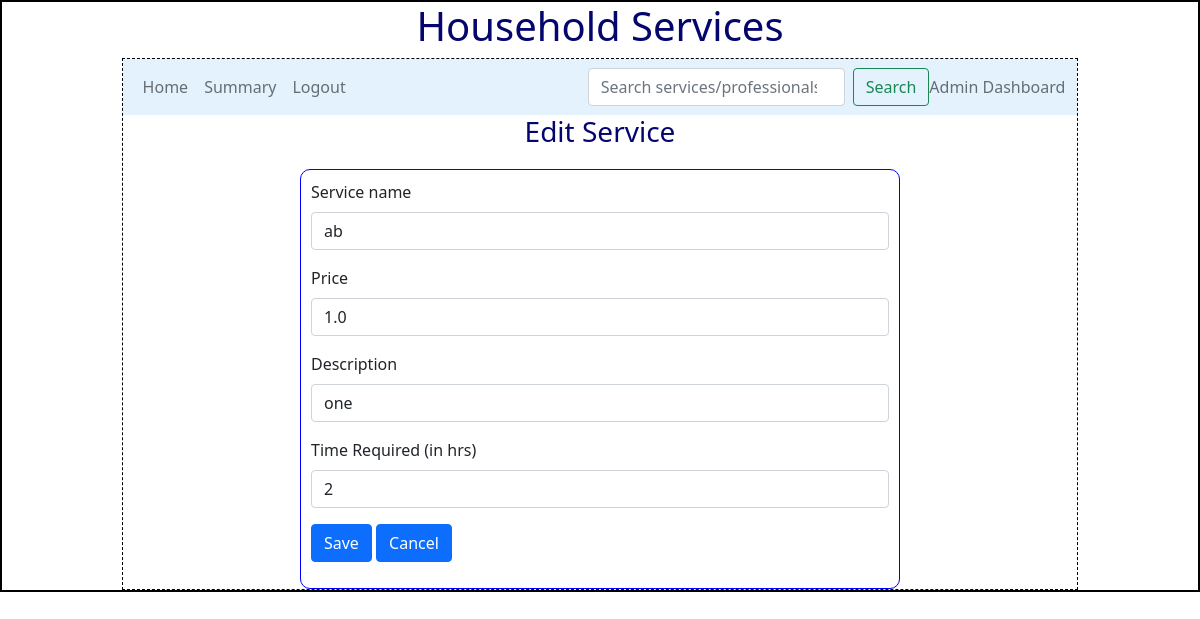
The page /admin/edit_service/1 on the database as committed earlier.
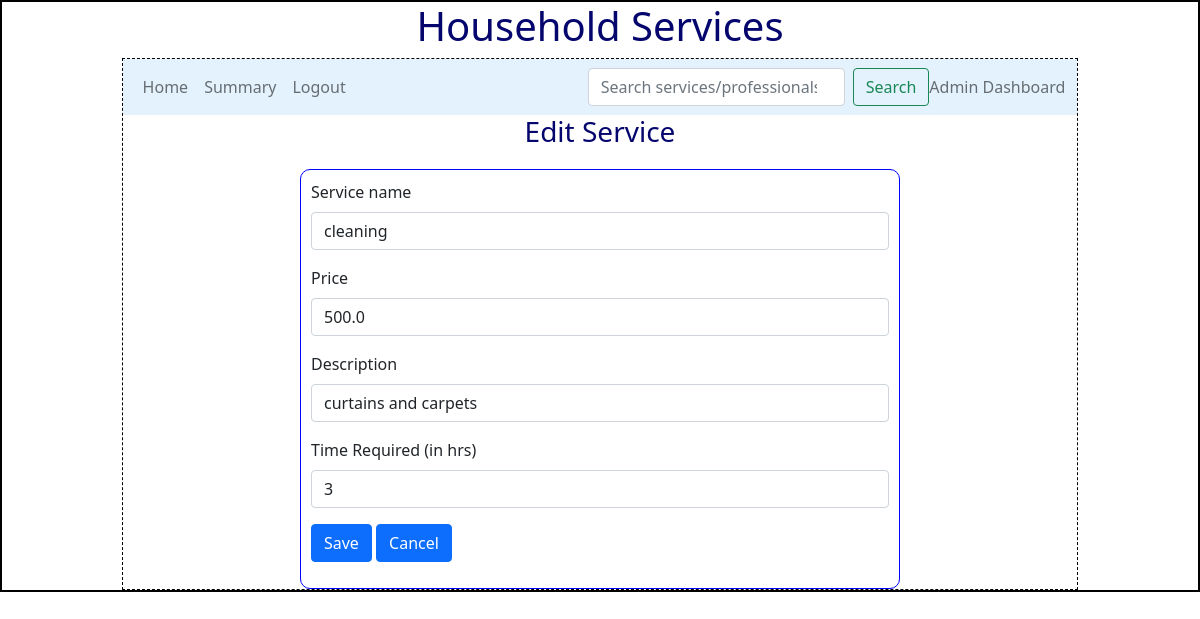
The same page on the database as committed later.
### backend/models.py (models this page shows)
class Services(db.Model):
    __tablename__="services"
    service_id=db.Column(db.Integer,primary_key=True)
    name=db.Column(db.String,nullable=False)
    price=db.Column(db.Float,nullable=False)
    description=db.Column(db.String,unique=True,nullable=False)
    time_required=db.Column(db.Integer,nullable=False)
    service_professionals=db.relationship("Professional",cascade="all,delete",backref="services",lazy=True)
    service_service_requests=db.relationship("Service_requests",cascade="all,delete",backref="services",lazy=True)

### backend/controllers.py (the view, shortened to what this page needs)
@app.route("/admin/edit_service/<id>",methods=["GET","POST"])
def edit_service(id):
    s=get_service(id)
    return render_template("edit_service.html",service=s)

### backend/controllers.py (called while the page is built)
def get_service(id):
    s=Services.query.filter_by(service_id=id).first()
    return s

### templates/edit_service.html
{%extends "admin_home_layout.html"%}
{%block content%}
{%if service%}
    <div class="center"><h3>Edit Service</h3></div>
    <form action="/admin/edit_service/{{service.service_id}}" method="POST">
    <div class="input_form">
        <div class="mb-3">
            <label for="name" class="form-label">Service name</label>
            <input type="text" class="form-control" name="name" id="name" value="{{service.name}}">
        </div>
        <div class="mb-3">
            <label for="price" class="form-label">Price</label>
            <input type="number" class="form-control" name="price" id="price" value="{{service.price}}">
        </div>
        <div class="mb-3">
            <label for="description" class="form-label">Description</label>
            <input type="text" class="form-control" name="description" id="description" value="{{service.description}}">
        </div>
        <div class="mb-3">
            <label for="time" class="form-label">Time Required (in hrs)</label>
            <input type="number" class="form-control" name="time" id="time" value="{{service.time_required}}">
        </div>
        <div class="mb-3">
            <button type="submit" class="btn btn-primary">Save</button>
            <a type="button" class="btn btn-primary" href="/admin">Cancel</a>
        </div>
    </div>
    </form>
    {%endif%}
{%endblock%}

Rows that differ between the two databases and show on the page:
changed Services: name "ab" → "cleaning"; price "1.0" → "500.0"; description "one" → "curtains and carpets"; time "2" → "3"
